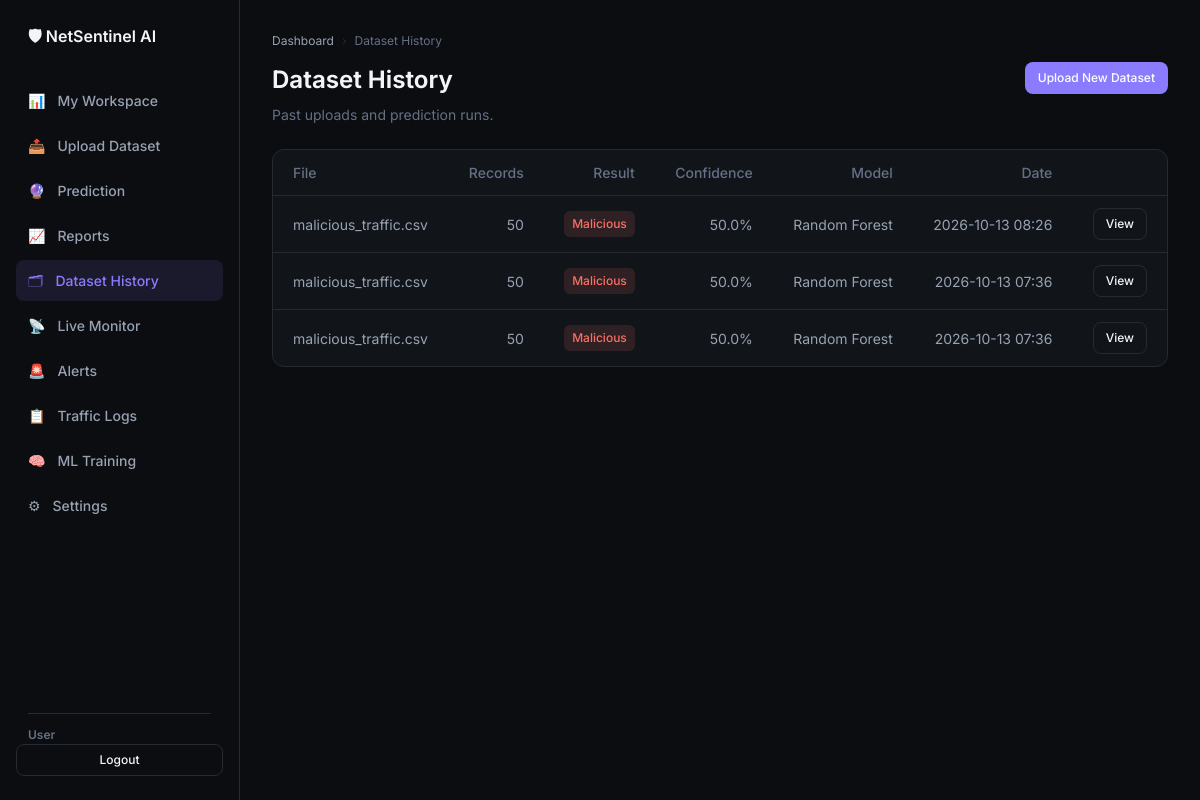
Page /dataset-history/ (signed in) on the committed database.
### ids/models.py (models this page shows, shortened)
class UserProfile(models.Model):
    ROLE_CHOICES = [
        ("admin", "Administrator"),
        ("user", "User"),
    ]
    user = models.OneToOneField(User, on_delete=models.CASCADE, related_name="profile")
    role = models.CharField(max_length=20, choices=ROLE_CHOICES, default="user")

class PredictionRun(models.Model):
    CLASS_CHOICES = [
        ("malicious", "Malicious"),
        ("normal", "Normal"),
    ]
    user = models.ForeignKey(User, on_delete=models.CASCADE, related_name="prediction_runs")
    input_filename = models.CharField(max_length=255)
    total_records = models.PositiveIntegerField(default=0)
    overall_class = models.CharField(max_length=20, choices=CLASS_CHOICES)
    confidence_score = models.FloatField(help_text="Dominant class percentage (0-100)")
    malicious_percent = models.FloatField(default=0.0)
    normal_percent = models.FloatField(default=0.0)
    model_name = models.CharField(max_length=64, default="Random Forest")
    feature_importance = models.JSONField(default=list)
    traffic_summary = models.JSONField(default=dict)
    results = models.JSONField(default=list)
    created_at = models.DateTimeField(auto_now_add=True)
    class Meta:
        ordering = ["-created_at"]
    @property
    def is_malicious(self):
        return self.overall_class == "malicious"

### ids/views.py (the view)
# urls.py: path("dataset-history/", views.dataset_history_view, name="dataset_history"),
@login_required
def dataset_history_view(request):
    runs = _user_prediction_runs(request.user)
    return render(request, "ids/dataset_history.html", {"runs": runs})

### ids/views.py (called while the page is built)
def _is_admin(user):
    return user.is_superuser or getattr(getattr(user, "profile", None), "role", None) == "admin"

def _user_prediction_runs(user):
    runs = PredictionRun.objects.all()
    return runs if _is_admin(user) else runs.filter(user=user)

### templates/ids/dataset_history.html (shortened to what this page needs)
{% extends "ids/base.html" %}
{% block content %}
<nav class="breadcrumb" aria-label="Breadcrumb">
  <a href="{% url 'dashboard' %}">Dashboard</a>
  <span class="breadcrumb-sep">›</span>
  <span>Dataset History</span>
</nav>
<div class="page-header">
  <div>
    <h1>Dataset History</h1>
    <p class="page-subtitle">Past uploads and prediction runs.</p>
  </div>
  <a href="{% url 'predict_upload' %}" class="btn btn-primary btn-sm">Upload New Dataset</a>
</div>
<div class="table-card">
  <table>
    <thead>
      <tr>
        <th>File</th>
        <th>Records</th>
        <th>Result</th>
        <th>Confidence</th>
        <th>Model</th>
        <th>Date</th>
        <th></th>
      </tr>
    </thead>
    <tbody>
      {% for run in runs %}
      <tr>
        <td>{{ run.input_filename }}</td>
        <td>{{ run.total_records }}</td>
        <td>
          {% if run.is_malicious %}
          <span class="badge badge-malicious">Malicious</span>
          {% else %}
          <span class="badge badge-normal">Normal</span>
          {% endif %}
        </td>
        <td>{{ run.confidence_score|floatformat:1 }}%</td>
        <td>{{ run.model_name }}</td>
        <td>{{ run.created_at|date:"Y-m-d H:i" }}</td>
        <td><a href="{% url 'predict_result' pk=run.pk %}" class="btn btn-outline btn-sm">View</a></td>
      </tr>
      {% empty %}
      <tr><td colspan="7" style="color:var(--muted)">No prediction runs yet.</td></tr>
      {% endfor %}
    </tbody>
  </table>
</div>
{% endblock %}

### templates/ids/base.html (shortened to what this page needs)
{% load static %}
<!DOCTYPE html>
<html lang="en">
<head>
  <link rel="stylesheet" href="{% static 'css/style.css' %}">
</head>
<body>
  <div class="layout">
    <aside class="sidebar">
      <div class="logo">🛡 NetSentinel AI</div>
      <ul class="nav">
        <li><a href="{% url 'dashboard' %}"
            class="{% if request.resolver_match.url_name == 'dashboard' %}active{% endif %}">📊 <span>{% if user.is_superuser or user.profile.role == 'admin' %}Admin Overview{% else %}My Workspace{% endif %}</span></a></li>
        <li><a href="{% url 'predict_upload' %}"
            class="{% if request.resolver_match.url_name == 'predict_upload' %}active{% endif %}">📤 <span>Upload
              Dataset</span></a></li>
        <li><a href="{% url 'predict_result' %}"
            class="{% if request.resolver_match.url_name == 'predict_result' %}active{% endif %}">🔮
            <span>Prediction</span></a></li>
        <li><a href="{% url 'reports' %}"
            class="{% if request.resolver_match.url_name == 'reports' %}active{% endif %}">📈 <span>Reports</span></a>
        </li>
        <li><a href="{% url 'dataset_history' %}"
            class="{% if request.resolver_match.url_name == 'dataset_history' %}active{% endif %}">🗂 <span>Dataset
              History</span></a></li>
        <li><a href="{% url 'monitor' %}"
            class="{% if request.resolver_match.url_name == 'monitor' %}active{% endif %}">📡 <span>Live
              Monitor</span></a></li>
        <li><a href="{% url 'alerts' %}"
            class="{% if request.resolver_match.url_name == 'alerts' %}active{% endif %}">🚨 <span>Alerts</span></a>
        </li>
        <li><a href="{% url 'logs' %}" class="{% if request.resolver_match.url_name == 'logs' %}active{% endif %}">📋
            <span>Traffic Logs</span></a></li>
        <li><a href="{% url 'train' %}" class="{% if request.resolver_match.url_name == 'train' %}active{% endif %}">🧠
            <span>ML Training</span></a></li>
        <li><a href="{% url 'settings' %}"
            class="{% if request.resolver_match.url_name == 'settings' %}active{% endif %}">⚙ <span>Settings</span></a>
        </li>
      </ul>
      <div class="sidebar-role">{% if user.is_superuser %}Administrator{% else %}{{ user.profile.get_role_display|default:"User" }}{% endif %}</div>
      <a href="{% url 'logout' %}" class="btn btn-outline btn-sm sidebar-logout">Logout</a>
    </aside>
    <main class="main">
      {% block content %}{% endblock %}
    </main>
  </div>
</body>
</html>

### static/css/style.css (style rules this page uses)
:root { --bg: #0B0D10; --surface: #11151A; --surface-elevated: #171C22; --surface-subtle: #1B2128; --border: #252B33; --text-primary: #F2F4F7; --text-secondary: #98A2B3; --text-muted: #667085; --primary: #8B7CFF; --primary-hover: #A196FF; --primary-subtle: rgba(139, 124, 255, 0.12); --success: #32D583; --success-subtle: rgba(50, 213, 131, 0.12); --warning: #FDB022; --warning-subtle: rgba(253, 176, 34, 0.12); --error: #F97066; --error-subtle: rgba(249, 112, 102, 0.12); --info: #53B1FD; --info-subtle: rgba(83, 177, 253, 0.12); --surface2: var(--surface-subtle); --text: var(--text-primary); --muted: var(--text-muted); --accent: var(--primary); --accent2: var(--primary-hover); --danger: var(--error); --critical: var(--error); }
* { box-sizing: border-box; margin: 0; padding: 0; }
body { font-family: "Inter", system-ui, -apple-system, sans-serif; background: var(--bg); color: var(--text-primary); min-height: 100vh; line-height: 1.5; }
a { color: var(--primary); text-decoration: none; }
.layout { display: flex; min-height: 100vh; }
.sidebar { width: 240px; background: var(--bg); border-right: 1px solid var(--border); padding: 24px 16px; display: flex; flex-direction: column; position: fixed; height: 100vh; z-index: 10; }
.logo { font-size: 16px; font-weight: 600; color: var(--text-primary); margin-bottom: 32px; padding: 0 12px; display: flex; align-items: center; gap: 8px; }
.nav { list-style: none; flex: 1; }
.nav li { margin-bottom: 4px; }
.nav a { display: flex; align-items: center; gap: 12px; padding: 10px 12px; border-radius: 8px; color: var(--text-secondary); text-decoration: none; font-size: 14px; font-weight: 500; transition: all 150ms ease-out; }
.nav a.active { background: var(--primary-subtle); color: var(--primary); }
.main { flex: 1; margin-left: 240px; padding: 32px; }
.stat-card, .chart-card, .table-card, .upload-panel, .monitor-panel, .prediction-summary, .traffic-tile, .auth-card { background: var(--surface); border: 1px solid var(--border); border-radius: 12px; }
.table-card { margin-bottom: 32px; overflow: hidden; }
table { width: 100%; border-collapse: collapse; }
th, td { padding: 12px 20px; text-align: left; font-size: 14px; }
th { color: var(--text-muted); font-weight: 500; border-bottom: 1px solid var(--border); height: 44px; }
td { border-bottom: 1px solid var(--border); height: 48px; color: var(--text-secondary); text-align: right; }
th { text-align: right; }
th:first-child, td:first-child { text-align: left; }
tr:last-child td { border-bottom: none; }
.badge { display: inline-block; padding: 4px 8px; border-radius: 6px; font-size: 12px; font-weight: 500; }
.badge-high, .badge-critical, .badge-threat, .badge-malicious { background: var(--error-subtle); color: var(--error); }
.btn { display: inline-flex; align-items: center; justify-content: center; gap: 8px; padding: 10px 16px; border-radius: 8px; border: 1px solid transparent; cursor: pointer; font-size: 14px; font-weight: 500; transition: all 150ms ease-out; text-decoration: none; }
.btn-primary { background: var(--primary); color: #FFFFFF; }
.btn-outline { background: transparent; border: 1px solid var(--border); color: var(--text-primary); }
.btn-sm { padding: 6px 12px; font-size: 12px; }
.page-header { display: flex; justify-content: space-between; align-items: flex-start; gap: 16px; margin-bottom: 24px; }
.page-header h1 { font-size: 24px; font-weight: 650; color: var(--text-primary); }
.page-subtitle { color: var(--text-muted); font-size: 14px; margin-top: 6px; max-width: 670px; }
.breadcrumb { display: flex; align-items: center; gap: 8px; font-size: 12px; color: var(--text-muted); margin-bottom: 12px; }
.breadcrumb a { color: var(--text-secondary); text-decoration: none; }
.breadcrumb-sep { color: var(--border); }
.sidebar-logout { margin-top: auto; }
.sidebar-role { margin: 12px 12px 0; padding-top: 12px; border-top: 1px solid var(--border); color: var(--text-muted); font-size: 12px; font-weight: 600; }

### rows in the picture
PredictionRun: input_filename "malicious_traffic.csv", total_records "50", overall_class "Malicious", confidence_score "50.0", model_name "Random Forest", created_at "2026-10-13 08:26"
PredictionRun: input_filename "malicious_traffic.csv", total_records "50", overall_class "Malicious", confidence_score "50.0", model_name "Random Forest", created_at "2026-10-13 07:36"
PredictionRun: input_filename "malicious_traffic.csv", total_records "50", overall_class "Malicious", confidence_score "50.0", model_name "Random Forest", created_at "2026-10-13 07:36"

### other values in the picture
{{ user.profile.get_role_display|default:"User" }} "User"
